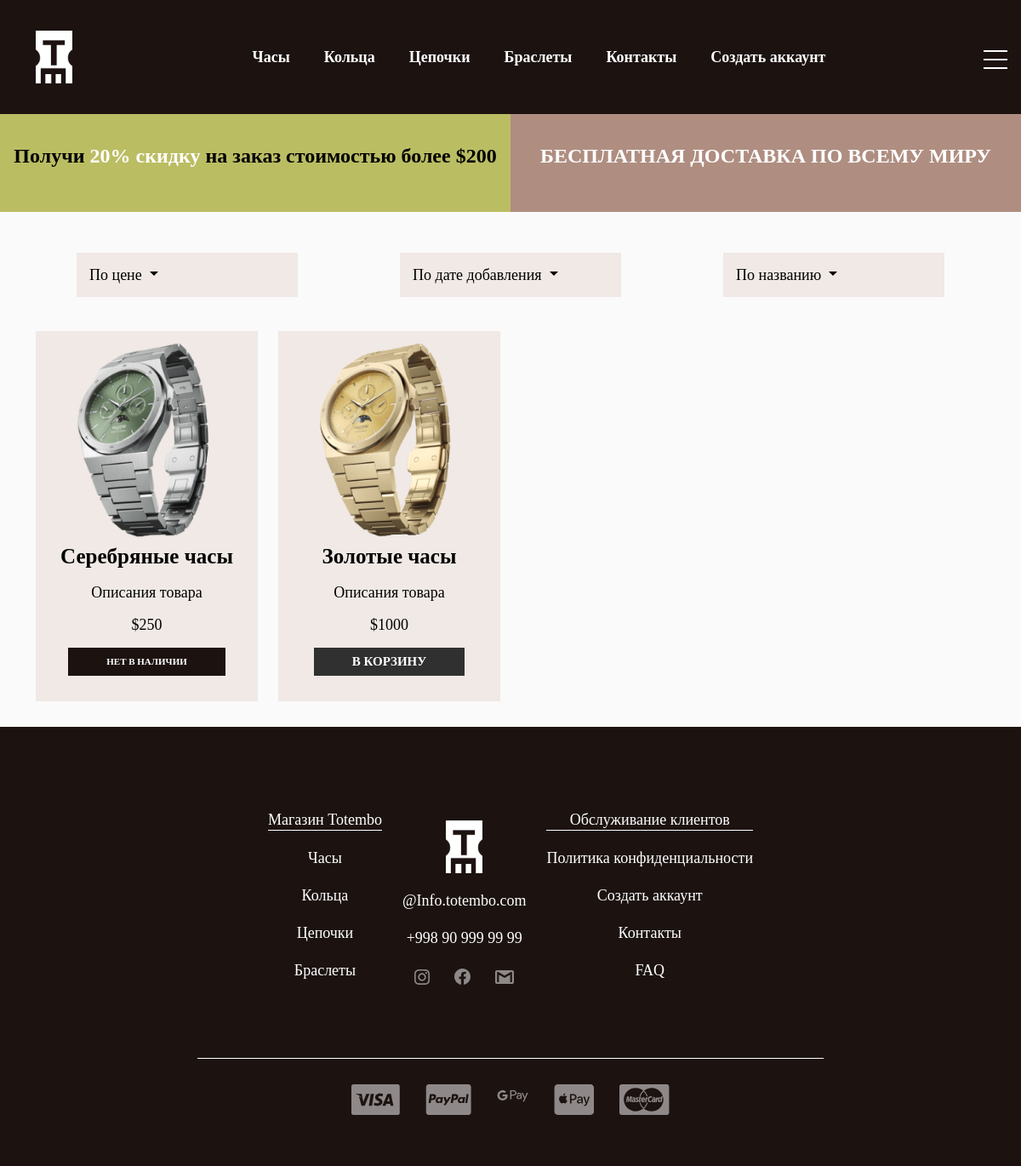
Page /category/1/ on the committed database.
### store/models.py (models this page shows, shortened)
class Category(models.Model):
    title = models.CharField(max_length=255, unique=True, verbose_name='Название')
    def get_absolute_url(self):
        return reverse('product_list_by_category', kwargs={'pk': self.pk})
    class Meta:
        verbose_name = 'Категория'
        verbose_name_plural = 'Категории'

class Product(models.Model):
    name = models.CharField(max_length=200)
    price = models.BigIntegerField()
    image = models.ImageField(null=True, blank=True)
    created_at = models.DateTimeField(auto_now_add=True, verbose_name='Дата создания')
    category = models.ForeignKey(Category, on_delete=models.CASCADE, verbose_name='Категория')
    quantity = models.IntegerField(verbose_name='Количество')
    description = models.TextField(default='Здесь будет описание', verbose_name='Описание')
    def get_absolute_url(self):
        return reverse('product_detail', kwargs={'pk': self.pk})
    class Meta:
        verbose_name = 'Продукт'
        verbose_name_plural = 'Продукты'

### store/views.py (the view)
# urls.py: path('category/<int:pk>/', ProductListByCategory.as_view(), name='product_list_by_category'),
class ProductListByCategory(ListView):
    model = Product
    context_object_name = 'products'
    template_name = 'store/category_product_list.html'
    def get_queryset(self):
        sort_field = self.request.GET.get('sort')
        products = Product.objects.filter(category_id=self.kwargs['pk'])
        if sort_field:
            products = products.order_by(sort_field)
        return products

### store/templatetags/store_tags.py (called while the page is built)
@register.simple_tag()
def get_categories():
    return Category.objects.all()

@register.simple_tag()
def get_sorters():
    info = [
        {
            'title': 'По цене',
            'sorters': [
                ('price', 'По возрастанию'),
                ('-price', 'По убыванию')
            ]
        },
        {
            'title': 'По дате добавления',
            'sorters': [
                ('created_at', 'Сначала старые'),
                ('-created_at', 'Сначала новые'),
            ]
        },
        {
            'title': 'По названию',
            'sorters': [
                ('name', 'от А до Я'),
                ('-name', 'от Я до А')
            ]
        },
    ]
    return info

@register.simple_tag()
def get_cart_product_quantity(request):
    data = get_cart_data(request)
    return data['cart_products_quantity']

### store/utils.py (called while the page is built, shortened)
def get_cart_data(request):
    if request.user.is_authenticated:
        cart = CartForAuthenticatedUser(request)
        cart_info = cart.get_cart_info()
    else:
        session_cart = CartForAnonymousUser(request)
        cart_info = session_cart.get_cart_info()
    order = cart_info['order']
    products = cart_info['products']
    cart_products_quantity = cart_info['cart_products_quantity']
    return {
        'order': order,
        'products': products,
        'cart_products_quantity': cart_products_quantity
    }

    def get_cart(self):
        cart = self.session.get(settings.CART_SESSION_ID)
        if not cart:
            cart = self.session['cart'] = {}
        return cart

    def get_cart_info(self):
        items = []
        order = {
            'cart_total_price': 0,
            'cart_products_quantity': 0,
            'shipping': True
        }
        cart_products_quantity = order['cart_products_quantity']
        self.save()
        return {
            'order': order,
            'products': items,
            'cart_products_quantity': cart_products_quantity
        }

    def save(self):
        self.session.modified = True

### store/templates/store/category_product_list.html
{% extends 'base.html' %}
{% load static %}
{% block style %}
<link rel="stylesheet" href="{% static 'store/css/category_product_list.css' %}">
{% endblock style %}
{% block main %}
<main>
    {% include 'store/components/_sales.html' %}
    <section class="category_products">
        <div class="products_filter">
            <div class="container">
                <div class="row justify-content-around">
                    {% include 'store/components/_dropdown_filter.html' %}
                </div>
            </div>
        </div>
        <div class="container">
            <div class="row">
                {% for product in products %}
                <div class="col-12 col-sm-6 col-md-4 col-lg-3">
                    {% include 'store/components/_product_card.html' %}
                </div>
                {% endfor %}
            </div>
        </div>
    </section>
</main>
{% endblock main %}

### templates/components/_header_nav.html
{% load store_tags %}
{% get_categories as categories %}
<ul class="header_nav-menu d-flex justify-content-center flex-wrap text-center {% if 'category' in request.path %} border-dark {% endif %}">
    {% for category in categories %}
    <li class="header_nav-item">
        <a class="header_nav-link " href="{{ category.get_absolute_url }}">{{ category.title }}</a>
    </li>
    {% endfor %}
    <li class="header_nav-item mt-3 mt-lg-0">
        <a class="header_nav-link " href="#">Контакты</a>
    </li>
    <li class="header_nav-item mt-3 mt-lg-0">
        {% if not request.user.is_authenticated %}
            <a class="header_nav-link " href="#">Создать аккаунт</a>
        {% endif %}
    </li>
</ul>

### store/templates/store/components/_product_card.html (shortened to what this page needs)
{% load static %}
<div class="product_card text-center mh-100">
    <a class="product_card-detail" href="{{ product.get_absolute_url }}">
        <div class="w-100">
            <img class="product_card-img img-fluid" style="height:250px;" src="{{ product.image.url }}" alt="">
        </div>
        <div class="product_card-description">
            <p class="product_card-name">{{ product.name }}</p>
            <p class="product_card-desc">{{ product.description }}</p>
            <p class="product_card-price">${{ product.price }}</p>
        </div>
    </a>
    {% if product.quantity > 0 %}
    <a href="{% url 'to_cart' product_id=product.pk action='add' %}" class="product_card-btn">В КОРЗИНУ</a>
    {% else %}
    <a class="product_card-txt">НЕТ В НАЛИЧИИ</a>
    {% endif %}
</div>

### templates/components/_footer_nav_item.html
{% load store_tags %}
{% get_categories as categories %}
<ul class="">
    <li class="footer_nav-item_header">
        <a class="footer_nav-link_header" href="">Магазин Totembo</a>
    </li>
    {% for category in categories %}
    <li class="footer_nav-item">
        <a class="footer_nav-link" href="{{ category.get_absolute_url }}">{{ category.title }}</a>
    </li>
    {% endfor %}
</ul>

### static/css/style.css (style rules this page uses)
ul, li { padding: 0; margin: 0; }
a, li { text-decoration: none; list-style: none; }
.header_nav-item { list-style: none; }
.header_nav-link { font-family: Montserrat; font-weight: 600; font-size: 18px; color: #fff; line-height: 22px; margin: 0 20px; text-decoration: none; }
.header_nav-menu { padding: 55px 0; }
.product_card { position: relative; box-sizing: border-box; background: #F0E9E5; margin-bottom: 30px; transition: all 1s; padding-bottom: 30px; }
.product_card-description { padding: 0 15px; }
.product_card-name { font-family: Montserrat; font-weight: 600; font-size: 25px; line-height: 30px; color: #000000; }
.product_card-desc { font-family: Montserrat; font-weight: normal; font-size: 18px; line-height: 22px; color: #000000; }
.product_card-price { font-family: Montserrat; font-style: normal; font-weight: normal; font-size: 18px; line-height: 22px; color: #000000; }
.product_card-btn { position: relative; top: 0; left: 0; display: inline-block; padding: 10px 45px; background: #303030; font-family: Montserrat; font-style: normal; font-weight: bold; font-size: 15px; line-height: 13px; color: #FFFFFF; transition: all 0.5s; }
.footer_nav-item_header { border-bottom: 1px solid white; }
.footer_nav-item { margin-top: 20px; }
.footer_nav-link { font-family: Montserrat; font-weight: 300; font-size: 18px; line-height: 22px; color: #FFFFFF; }
.footer_nav-link_header { font-family: Montserrat; font-weight: 500; font-size: 18px; line-height: 22px; color: #FFFFFF; }
.products_filter { margin: 40px 0; }

### static/store/css/additional_style.css (style rules this page uses)
.product_card-txt { display: inline-block; padding: 10px 45px; background: #1c1311; font-family: Montserrat; font-style: normal; font-weight: bold; font-size: 11px; line-height: 13px; color: #FFFFFF; }
body { background-color: hsl(0, 0%, 98%); }

### static/store/css/category_product_list.css (style rules this page uses)
.header_nav-menu { border-bottom: None; }

### rows in the picture
Category: title "Часы"
Category: title "Кольца"
Category: title "Цепочки"
Category: title "Браслеты"
Product: image (picture), name "Серебряные часы", description "Описания товара", price "250", quantity "НЕТ В НАЛИЧИИ"
Product: image (picture), name "Золотые часы", description "Описания товара", price "1000", quantity "В КОРЗИНУ"

### other values in the picture
{{ block.title }} "По цене" "По дате добавления" "По названию"
